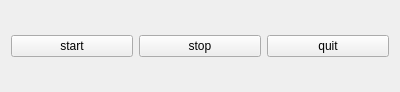
<?xml version="1.0" encoding="UTF-8"?>
<ui version="4.0">
 <class>CThreadDlg</class>
 <widget class="QWidget" name="CThreadDlg">
  <property name="geometry">
   <rect>
    <x>0</x>
    <y>0</y>
    <width>400</width>
    <height>92</height>
   </rect>
  </property>
  <property name="windowTitle">
   <string>Form</string>
  </property>
  <layout class="QVBoxLayout" name="verticalLayout">
   <item>
    <layout class="QHBoxLayout" name="horizontalLayout">
     <item>
      <widget class="QPushButton" name="btnStart">
       <property name="text">
        <string>start</string>
       </property>
      </widget>
     </item>
     <item>
      <widget class="QPushButton" name="btnStop">
       <property name="text">
        <string>stop</string>
       </property>
      </widget>
     </item>
     <item>
      <widget class="QPushButton" name="btnQuit">
       <property name="text">
        <string>quit</string>
       </property>
      </widget>
     </item>
    </layout>
   </item>
  </layout>
 </widget>
 <resources/>
 <connections/>
</ui>
